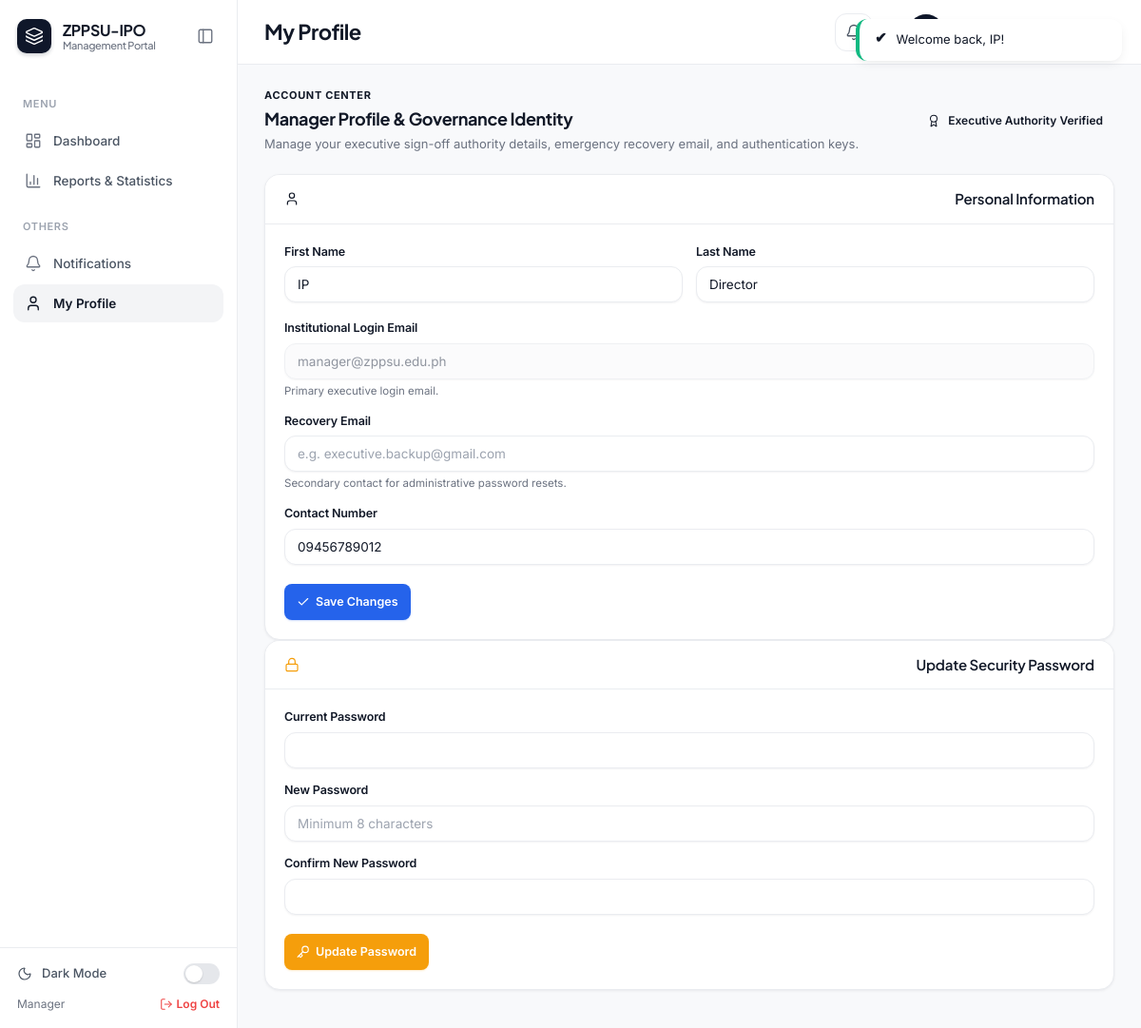
The page /manager/profile.php (signed in) on the database its author committed.
### tables this page shows
CREATE TABLE `users` (
    `user_id`        INT UNSIGNED AUTO_INCREMENT PRIMARY KEY,
    `role_id`        INT UNSIGNED NOT NULL,
    `username`       VARCHAR(50)  NOT NULL UNIQUE,
    `email`          VARCHAR(150) NOT NULL UNIQUE,
    `password_hash`  VARCHAR(255) NOT NULL,
    `first_name`     VARCHAR(100) NOT NULL,
    `last_name`      VARCHAR(100) NOT NULL,
    `contact_number` VARCHAR(30)  DEFAULT NULL,
    `recovery_email` VARCHAR(150) DEFAULT NULL,
    `status`         ENUM('active','inactive','suspended') NOT NULL DEFAULT 'active',
    `avatar`         VARCHAR(255) DEFAULT NULL,
    `created_at`     TIMESTAMP DEFAULT CURRENT_TIMESTAMP,
    `updated_at`     TIMESTAMP DEFAULT CURRENT_TIMESTAMP ON UPDATE CURRENT_TIMESTAMP,
    CONSTRAINT `fk_users_role` FOREIGN KEY (`role_id`)
        REFERENCES `roles` (`role_id`) ON DELETE RESTRICT
);

### includes/functions.php (called while the page is built, shortened)
<?php
function clean($value)
{
    return htmlspecialchars(trim($value ?? ''), ENT_QUOTES, 'UTF-8');
}

### manager/profile.php (the view, shortened to what this page needs)
<?php
require_once __DIR__ . '/../includes/functions.php';
$stmt = mysqli_prepare($conn, "SELECT * FROM users WHERE user_id = ?");
mysqli_stmt_bind_param($stmt, 'i', $_SESSION['user_id']);
mysqli_stmt_execute($stmt);
$me = mysqli_fetch_assoc(mysqli_stmt_get_result($stmt));
require_once __DIR__ . '/../includes/header.php';
?>
<div class="sub-header-bar">
    <div>
        <div style="font-size:11px;font-weight:700;text-transform:uppercase;letter-spacing:0.06em;color:var(--color-primary);margin-bottom:2px;">Account Center</div>
        <h2 style="font-size:18px;margin:0 0 4px;font-weight:700;">Manager Profile &amp; Governance Identity</h2>
        <div style="font-size:13px;color:var(--color-text-muted);">Manage your executive sign-off authority details, emergency recovery email, and authentication keys.</div>
    </div>
    <div class="action-controls-group">
        <span class="badge badge-primary" style="font-size:12px;padding:6px 12px;">
            <i data-lucide="award" style="width:14px;height:14px;margin-right:4px;"></i>
            Executive Authority Verified
        </span>
    </div>
</div>
<div class="grid-2">
    <div class="card" style="box-shadow:var(--shadow-sm);border:1px solid var(--color-border);border-radius:var(--radius-lg);">
        <div class="card-header" style="padding:14px 20px;border-bottom:1px solid var(--color-border);background:var(--color-surface);display:flex;align-items:center;gap:8px;">
            <i data-lucide="user" style="width:16px;height:16px;color:var(--color-primary);"></i>
            <h3 style="font-size:15px;margin:0;font-weight:600;">Personal Information</h3>
        </div>
        <div class="card-body" style="padding:20px;">
            <form method="POST">
                <div class="form-row" style="display:grid;grid-template-columns:1fr 1fr;gap:14px;">
                    <div class="form-group">
                        <label style="font-size:12.5px;font-weight:600;margin-bottom:6px;">First Name</label>
                        <input type="text" name="first_name" class="form-control" value="<?= clean($me['first_name']) ?>" required style="font-size:13.5px;height:38px;">
                    </div>
                    <div class="form-group">
                        <label style="font-size:12.5px;font-weight:600;margin-bottom:6px;">Last Name</label>
                        <input type="text" name="last_name" class="form-control" value="<?= clean($me['last_name']) ?>" required style="font-size:13.5px;height:38px;">
                    </div>
                </div>
                <div class="form-group" style="margin-bottom:14px;">
                    <label style="font-size:12.5px;font-weight:600;margin-bottom:6px;">Institutional Login Email</label>
                    <input type="email" class="form-control" value="<?= clean($me['email']) ?>" disabled style="font-size:13.5px;height:38px;opacity:0.75;cursor:not-allowed;">
                    <div class="form-hint" style="font-size:11.5px;color:var(--color-text-muted);margin-top:4px;">Primary executive login email.</div>
                </div>
                <div class="form-group" style="margin-bottom:14px;">
                    <label style="font-size:12.5px;font-weight:600;margin-bottom:6px;">Recovery Email</label>
                    <input type="email" name="recovery_email" class="form-control" value="<?= clean($me['recovery_email'] ?? '') ?>" placeholder="e.g. executive.backup@gmail.com" style="font-size:13.5px;height:38px;">
                    <div class="form-hint" style="font-size:11.5px;color:var(--color-text-muted);margin-top:4px;">Secondary contact for administrative password resets.</div>
                </div>
                <div class="form-group" style="margin-bottom:20px;">
                    <label style="font-size:12.5px;font-weight:600;margin-bottom:6px;">Contact Number</label>
                    <input type="text" name="contact_number" class="form-control" value="<?= clean($me['contact_number']) ?>" placeholder="e.g. 0917-123-4567" style="font-size:13.5px;height:38px;">
                </div>
                <button type="submit" class="btn btn-primary btn-sm" style="gap:6px;height:38px;">
                    <i data-lucide="check" style="width:14px;height:14px;"></i> Save Changes
                </button>
            </form>
        </div>
    </div>
    <div class="card" id="password" style="box-shadow:var(--shadow-sm);border:1px solid var(--color-border);border-radius:var(--radius-lg);">
        <div class="card-header" style="padding:14px 20px;border-bottom:1px solid var(--color-border);background:var(--color-surface);display:flex;align-items:center;gap:8px;">
            <i data-lucide="lock" style="width:16px;height:16px;color:var(--color-warning);"></i>
            <h3 style="font-size:15px;margin:0;font-weight:600;">Update Security Password</h3>
        </div>
        <div class="card-body" style="padding:20px;">
            <form method="POST">
                <div class="form-group" style="margin-bottom:14px;">
                    <label style="font-size:12.5px;font-weight:600;margin-bottom:6px;">Current Password</label>
                    <input type="password" name="current_password" class="form-control" required style="font-size:13.5px;height:38px;">
                </div>
                <div class="form-group" style="margin-bottom:14px;">
                    <label style="font-size:12.5px;font-weight:600;margin-bottom:6px;">New Password</label>
                    <input type="password" name="new_password" class="form-control" minlength="8" required placeholder="Minimum 8 characters" style="font-size:13.5px;height:38px;">
                </div>
                <div class="form-group" style="margin-bottom:20px;">
                    <label style="font-size:12.5px;font-weight:600;margin-bottom:6px;">Confirm New Password</label>
                    <input type="password" name="confirm_password" class="form-control" minlength="8" required style="font-size:13.5px;height:38px;">
                </div>
                <button type="submit" class="btn btn-warning btn-sm" style="gap:6px;height:38px;">
                    <i data-lucide="key" style="width:14px;height:14px;"></i> Update Password
                </button>
            </form>
        </div>
    </div>
</div>
<?php require_once __DIR__ . '/../includes/footer.php'; ?>

### rows shown on the page
users: first_name "IP", last_name "Director", email "manager@zppsu.edu.ph", contact_number "09456789012"

### other values the page prints
$label "Dashboard Reports & Statistics Notifications My Profile"
$_SESSION['role_name'] "Manager"
$pageTitle "My Profile"
